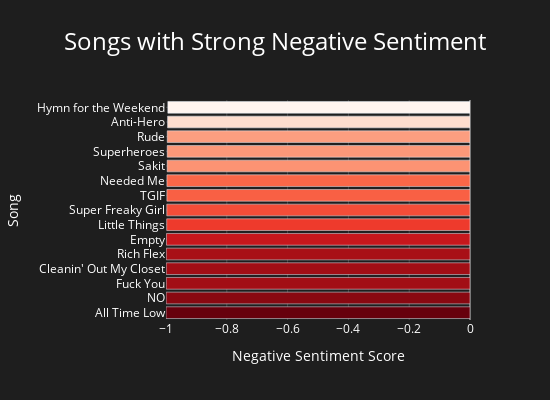

Notebook code for this chart:
### Code cell
# artist with the highest negative scores

#filter for negative sentiment
negative_songs = song_sentiment[song_sentiment['sentiment'] < 0]

#remove duplicates, eminem and lily allen appears multiple times for different years
negative_songs_unique = negative_songs.loc[negative_songs.groupby('song')['sentiment'].idxmin()]

#sort negative songs
negative_songs_sorted = negative_songs_unique.sort_values(by='sentiment', ascending=True)

#top 15 songs
nega_song_sorted = negative_songs_sorted.head(15)

fig = px.bar(
    nega_song_sorted,
    x='sentiment',
    y='song',
    title='Songs with Strong Negative Sentiment', 
    labels={'sentiment': 'Negative Sentiment Score', 'song': 'Song'},
    orientation='h',
    color='sentiment',
    color_continuous_scale=px.colors.sequential.Reds[::-1],            # REVERSE THE RED COLOR SCALE 
    hover_data={'artist': True, 'year': True}
)

#update layout
fig.update_layout(
    xaxis_title='Negative Sentiment Score',
    yaxis_title='Song', 
    yaxis=dict(
        categoryorder='total ascending',
        showgrid=True,
        gridcolor='rgb(70, 70, 70)',  # Subtle grid lines in dark mode
        zerolinecolor='rgb(120, 120, 120)',  # Zero line
        ),
    xaxis=dict(
        tickmode='linear',
        tick0=-1,
        dtick=0.2,
        range=[-1, 0], 
        showgrid=True,
        gridcolor='rgb(70, 70, 70)',  # Subtle grid lines in dark mode
        zerolinecolor='rgb(120, 120, 120)',  # Zero line
    ),
    width=550,
    height=400,
    showlegend=False,
    coloraxis_showscale=False, 
    plot_bgcolor='rgb(30, 30, 30)',  # Dark background for the plot
    paper_bgcolor='rgb(30, 30, 30)',  # Dark paper background
    font=dict(color='white'),  # White font color for labels and text
    title=dict(
        font=dict(size=24, color='white'),  # Title in white color
        x=0.5,  # Center the title
        xanchor='center'
    ),
)

fig.write_html("./static/charts/negativeScore.html")

fig.show()

### Figure 1 — Plotly figure (JSON) as saved in the notebook; plotly's stock layout.template omitted (floating-point values rounded to 4 significant figures)
{"data": [{"alignmentgroup": "True", "customdata": [["Jon Bellion", 2017], ["Meghan Trainor", 2016], ["Lily Allen", 2016], ["Eminem", 2015], ["Drake", 2023], ["Olivia O'Brien", 2017], ["Jessica Mauboy", 2020], ["Nicki Minaj", 2022], ["GloRilla", 2024], ["Rihanna", 2020], ["Zynakal", 2023], ["The Script", 2014], ["MAGIC!", 2014], ["Taylor Swift", 2022], ["Coldplay", 2016]], "hovertemplate": "Negative Sentiment Score=%{marker.color}<br>Song=%{y}<br>artist=%{customdata[0]}<br>year=%{customdata[1]}<extra></extra>", "legendgroup": "", "marker": {"color": [-0.9999, -0.9995, -0.9992, -0.9992, -0.9991, -0.9985, -0.9977, -0.9974, -0.9971, -0.997, -0.9962, -0.9961, -0.996, -0.9948, -0.994], "coloraxis": "coloraxis", "pattern": {"shape": ""}}, "name": "", "offsetgroup": "", "orientation": "h", "showlegend": false, "textposition": "auto", "type": "bar", "x": [-0.9999, -0.9995, -0.9992, -0.9992, -0.9991, -0.9985, -0.9977, -0.9974, -0.9971, -0.997, -0.9962, -0.9961, -0.996, -0.9948, -0.994], "xaxis": "x", "y": ["All Time Low", "NO", "Fuck You", "Cleanin' Out My Closet", "Rich Flex", "Empty", "Little Things", "Super Freaky Girl", "TGIF", "Needed Me", "Sakit", "Superheroes", "Rude", "Anti-Hero", "Hymn for the Weekend"], "yaxis": "y"}], "layout": {"barmode": "relative", "coloraxis": {"colorbar": {"title": {"text": "Negative Sentiment Score"}}, "colorscale": [[0, "rgb(103,0,13)"], [0.125, "rgb(165,15,21)"], [0.25, "rgb(203,24,29)"], [0.375, "rgb(239,59,44)"], [0.5, "rgb(251,106,74)"], [0.625, "rgb(252,146,114)"], [0.75, "rgb(252,187,161)"], [0.875, "rgb(254,224,210)"], [1, "rgb(255,245,240)"]], "showscale": false}, "font": {"color": "white"}, "height": 400, "legend": {"tracegroupgap": 0}, "paper_bgcolor": "rgb(30, 30, 30)", "plot_bgcolor": "rgb(30, 30, 30)", "showlegend": false, "title": {"font": {"color": "white", "size": 24}, "text": "Songs with Strong Negative Sentiment", "x": 0.5, "xanchor": "center"}, "width": 550, "xaxis": {"anchor": "y", "domain": [0, 1], "dtick": 0.2, "gridcolor": "rgb(70, 70, 70)", "range": [-1, 0], "showgrid": true, "tick0": -1, "tickmode": "linear", "title": {"text": "Negative Sentiment Score"}, "zerolinecolor": "rgb(120, 120, 120)"}, "yaxis": {"anchor": "x", "categoryorder": "total ascending", "domain": [0, 1], "gridcolor": "rgb(70, 70, 70)", "showgrid": true, "title": {"text": "Song"}, "zerolinecolor": "rgb(120, 120, 120)"}}}
